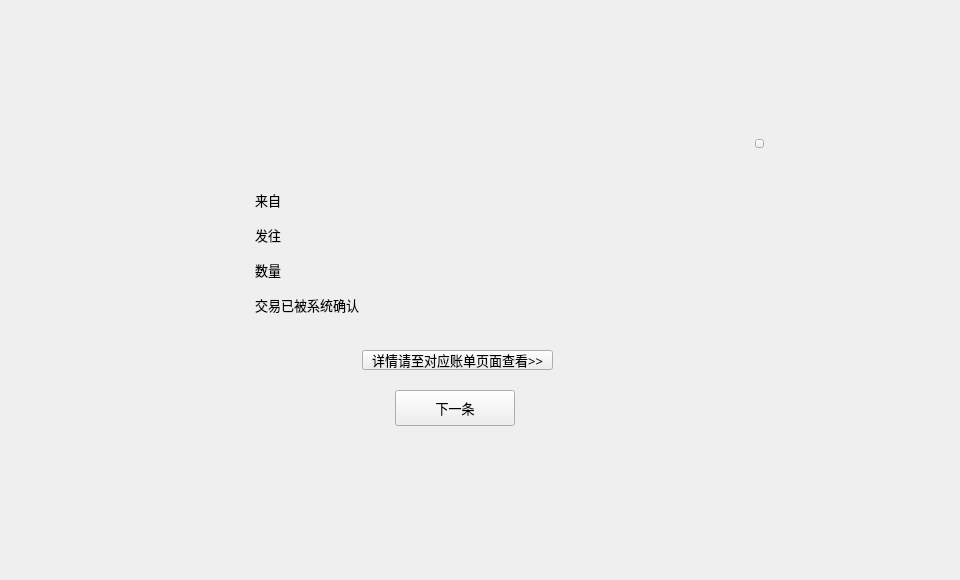
<?xml version="1.0" encoding="UTF-8"?>
<ui version="4.0">
 <class>NewsDialog</class>
 <widget class="QDialog" name="NewsDialog">
  <property name="geometry">
   <rect>
    <x>0</x>
    <y>0</y>
    <width>960</width>
    <height>580</height>
   </rect>
  </property>
  <property name="font">
   <font>
    <family>微软雅黑</family>
    <pointsize>10</pointsize>
   </font>
  </property>
  <property name="windowTitle">
   <string>Dialog</string>
  </property>
  <widget class="QWidget" name="widget" native="true">
   <property name="geometry">
    <rect>
     <x>0</x>
     <y>0</y>
     <width>960</width>
     <height>580</height>
    </rect>
   </property>
   <widget class="QWidget" name="containerWidget" native="true">
    <property name="geometry">
     <rect>
      <x>165</x>
      <y>110</y>
      <width>630</width>
      <height>360</height>
     </rect>
    </property>
    <widget class="QLabel" name="label_2">
     <property name="geometry">
      <rect>
       <x>90</x>
       <y>80</y>
       <width>51</width>
       <height>20</height>
      </rect>
     </property>
     <property name="text">
      <string>来自</string>
     </property>
    </widget>
    <widget class="QLabel" name="label_5">
     <property name="geometry">
      <rect>
       <x>90</x>
       <y>150</y>
       <width>51</width>
       <height>20</height>
      </rect>
     </property>
     <property name="text">
      <string>数量</string>
     </property>
    </widget>
    <widget class="QLabel" name="amountLabel">
     <property name="geometry">
      <rect>
       <x>150</x>
       <y>150</y>
       <width>151</width>
       <height>20</height>
      </rect>
     </property>
     <property name="text">
      <string/>
     </property>
    </widget>
    <widget class="QLabel" name="fromLabel">
     <property name="geometry">
      <rect>
       <x>150</x>
       <y>80</y>
       <width>341</width>
       <height>20</height>
      </rect>
     </property>
     <property name="text">
      <string/>
     </property>
    </widget>
    <widget class="QToolButton" name="nextBtn">
     <property name="geometry">
      <rect>
       <x>230</x>
       <y>280</y>
       <width>120</width>
       <height>36</height>
      </rect>
     </property>
     <property name="font">
      <font>
       <family>微软雅黑</family>
      </font>
     </property>
     <property name="cursor">
      <cursorShape>PointingHandCursor</cursorShape>
     </property>
     <property name="focusPolicy">
      <enum>Qt::NoFocus</enum>
     </property>
     <property name="text">
      <string>下一条</string>
     </property>
    </widget>
    <widget class="QLabel" name="newsTypeLabel">
     <property name="geometry">
      <rect>
       <x>90</x>
       <y>185</y>
       <width>161</width>
       <height>20</height>
      </rect>
     </property>
     <property name="text">
      <string>交易已被系统确认 </string>
     </property>
    </widget>
    <widget class="QLabel" name="toLabel">
     <property name="geometry">
      <rect>
       <x>150</x>
       <y>115</y>
       <width>341</width>
       <height>20</height>
      </rect>
     </property>
     <property name="text">
      <string/>
     </property>
    </widget>
    <widget class="QLabel" name="numLabel">
     <property name="geometry">
      <rect>
       <x>260</x>
       <y>40</y>
       <width>141</width>
       <height>21</height>
      </rect>
     </property>
     <property name="text">
      <string/>
     </property>
    </widget>
    <widget class="QLabel" name="label_3">
     <property name="geometry">
      <rect>
       <x>90</x>
       <y>115</y>
       <width>51</width>
       <height>20</height>
      </rect>
     </property>
     <property name="text">
      <string>发往</string>
     </property>
    </widget>
    <widget class="QToolButton" name="closeBtn">
     <property name="geometry">
      <rect>
       <x>590</x>
       <y>29</y>
       <width>9</width>
       <height>9</height>
      </rect>
     </property>
     <property name="cursor">
      <cursorShape>PointingHandCursor</cursorShape>
     </property>
     <property name="text">
      <string/>
     </property>
    </widget>
    <widget class="QToolButton" name="checkBtn">
     <property name="geometry">
      <rect>
       <x>197</x>
       <y>240</y>
       <width>191</width>
       <height>20</height>
      </rect>
     </property>
     <property name="cursor">
      <cursorShape>PointingHandCursor</cursorShape>
     </property>
     <property name="styleSheet">
      <string notr="true"/>
     </property>
     <property name="text">
      <string>详情请至对应账单页面查看&gt;&gt;</string>
     </property>
    </widget>
   </widget>
  </widget>
 </widget>
 <resources/>
 <connections/>
</ui>
